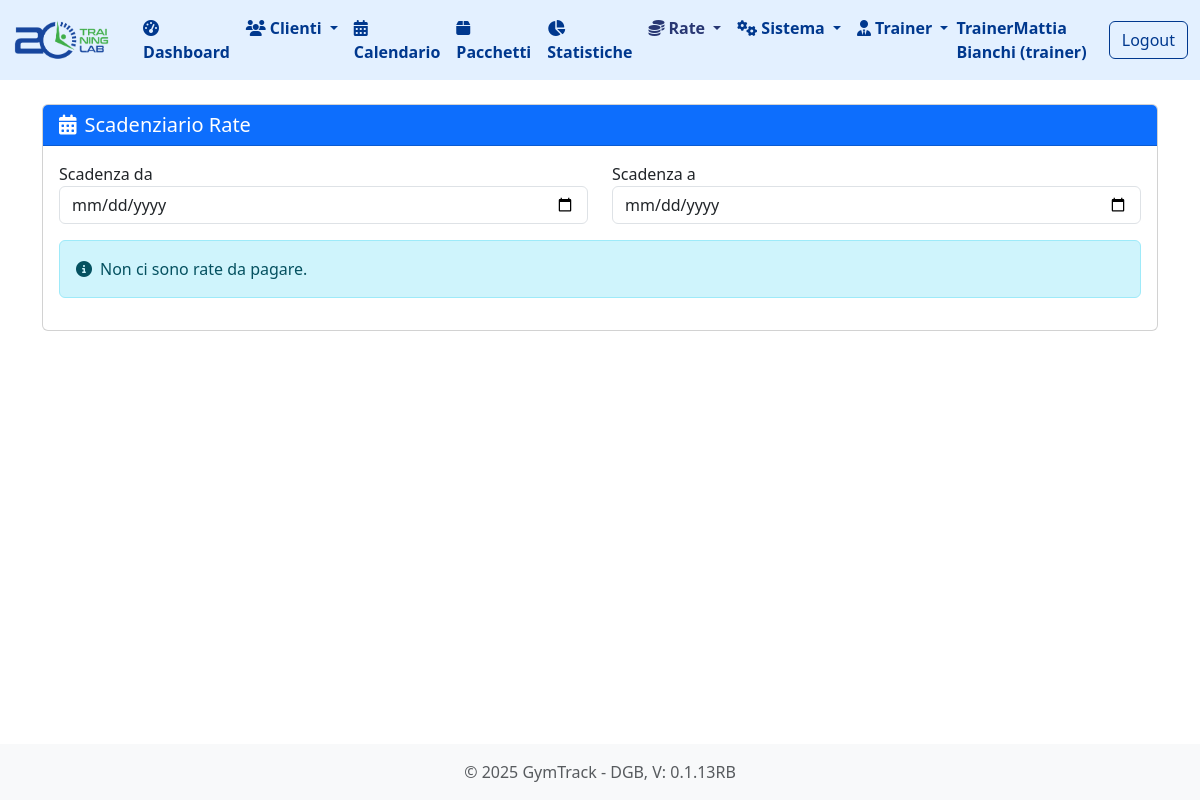
Page /scadenziario (signed in) on the earlier database version.
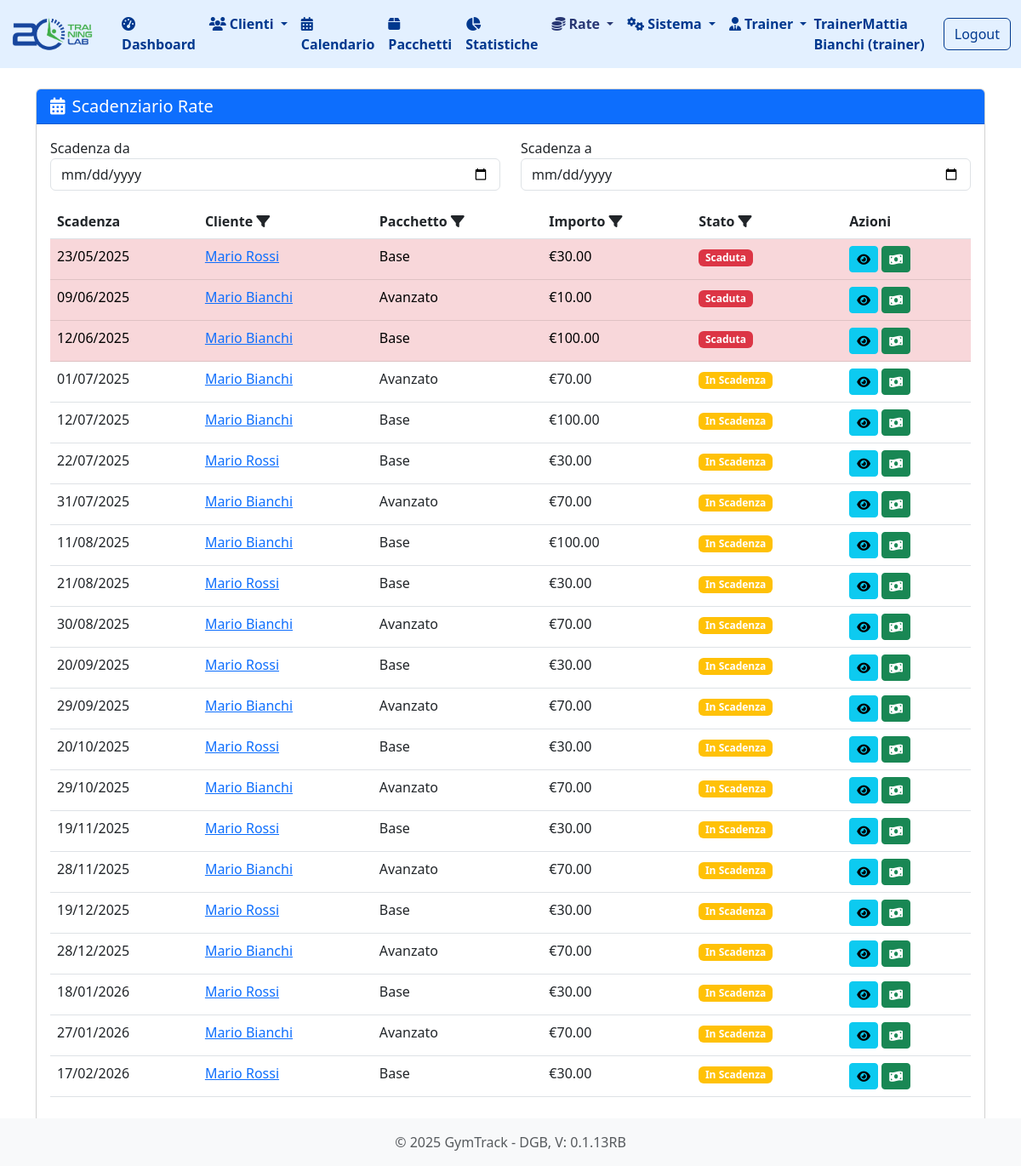
Same page on the later database version.
### tables this page shows
CREATE TABLE "rate" (
                    id INTEGER PRIMARY KEY AUTOINCREMENT,
                    abbonamento_id INTEGER NOT NULL,
                    importo DECIMAL(10,2) NOT NULL,
                    data_scadenza DATE NOT NULL,
                    data_pagamento DATE,
                    pagato BOOLEAN DEFAULT 0,
                    numero_rata INTEGER NOT NULL DEFAULT 1, sede_id INTEGER DEFAULT 1, metodo_pagamento TEXT,
                    FOREIGN KEY (abbonamento_id) REFERENCES abbonamenti (id)
                );

CREATE TABLE pacchetti (
        id INTEGER PRIMARY KEY AUTOINCREMENT,
        nome TEXT NOT NULL,
        descrizione TEXT,
        prezzo REAL NOT NULL,
        numero_lezioni INTEGER NOT NULL,
        durata_giorni INTEGER NOT NULL,
        attivo BOOLEAN NOT NULL DEFAULT 1
    , sede_id INTEGER DEFAULT 1, pagamento_unico BOOLEAN NOT NULL DEFAULT 0, data_scadenza DATE);

### routes/rate.py (the view, shortened to what this page needs)
@rate_bp.route('/scadenziario')
@login_required
def scadenziario():
    user_role = session.get('user_role')
    user_email = session.get('user_email')
    sede_ids = []
    if user_role == 'sede':
        sede = db.get_sede_by_email(user_email)
        if sede:
            sede_ids.append(sede['id'])
    elif user_role == 'trainer':
        sede = db.get_sede_by_trainer_email(user_email)
        if sede:
            sede_ids.append(sede['id'])
    elif user_role == 'societa':
        societa = db.get_societa_by_email(user_email)
        if societa:
            sedi = db.get_sedi_by_societa(societa['id'])
            sede_ids.extend([sede['id'] for sede in sedi])
    elif user_role == 'area manager':
        societa = db.get_societa_by_area_manager_email(user_email)
        for company in societa:
            sedi = db.get_sedi_by_societa(company['id'])
            sede_ids.extend([sede['id'] for sede in sedi])
    sede_ids = [sede_id for sede_id in sede_ids if sede_id is not None]
    rate = db.get_rate_scadenza(sede_ids)
    oggi = date.today()
    return render_template('scadenziario.html', rate=rate, oggi=oggi)

### app.py (called while the page is built)
@app.before_request
def setup():
    db.init_db()
    db.create_user_tables()
    g.hierarchy = db.build_hierarchy(session.get('user_role'), session.get('user_email'))

@app.template_filter('to_date')
def to_date_filter(date_str):
    if not date_str:
        return None
    return datetime.strptime(date_str, '%Y-%m-%d').date()

@app.template_filter('format_date')
def format_date_filter(date):
    if isinstance(date, str):
        try:
            date = datetime.strptime(date, '%Y-%m-%d')
        except ValueError:
            return date  # Ritorna la stringa originale se non può essere convertita
    try:
        return date.strftime('%d/%m/%Y')
    except AttributeError:
        return date  # Ritorna il valore originale se non può essere formattato

### database.py (called while the page is built, shortened)
def get_db_connection():
    conn = sqlite3.connect(DATABASE_PATH)
    conn.row_factory = sqlite3.Row
    return conn

def init_db():
    if os.path.exists(DATABASE_PATH):
        return

### templates/scadenziario.html (shortened to what the changed rows need)
{% extends 'base.html' %}
{% block content %}
<div class="card">
    <div class="card-body">
        <div class="row mb-3">
            <div class="col-md-6">
            </div>
            <div class="col-md-6">
            </div>
        </div>
        {% if rate %}
            <div class="table-responsive">
                <table class="table table-hover">
                    <thead>
                        <tr>
                            <th>Scadenza</th>
                            <th>
                                Cliente
                                <span class="filter-icon" data-col="1" style="cursor:pointer;">
                                    <i class="fas fa-filter"></i>
                                </span>
                            </th>
                            <th>
                                Pacchetto
                                <span class="filter-icon" data-col="2" style="cursor:pointer;">
                                    <i class="fas fa-filter"></i>
                                </span>
                            </th>
                            <th>
                                Importo
                                <span class="filter-icon" data-col="3" style="cursor:pointer;">
                                    <i class="fas fa-filter"></i>
                                </span>
                            </th>
                            <th>
                                Stato
                                <span class="filter-icon" data-col="4" style="cursor:pointer;">
                                    <i class="fas fa-filter"></i>
                                </span>
                            </th>
                            <th>Azioni</th>
                        </tr>
                    </thead>
                    <tbody>
                        {% for rata in rate %}
                            <tr class="{{ 'table-danger' if rata.data_scadenza|to_date < oggi }}">
                                <td>{{ rata.data_scadenza|format_date }}</td>
                                <td>
                                    <a href="{{ url_for('clienti.dettaglio_cliente', cliente_id=rata.cliente_id) }}">
                                        {{ rata.nome_cliente }}
                                    </a>
                                </td>
                                <td>{{ rata.tipo_pacchetto }}</td>
                                <td>€{{ "%.2f"|format(rata.importo) }}</td>
                                <td>
                                    {% if rata.data_scadenza|to_date < oggi %}
                                        <span class="badge bg-danger">Scaduta</span>
                                    {% else %}
                                        <span class="badge bg-warning">In Scadenza</span>
                                    {% endif %}
                                </td>
                                <td>
                                    <a href="{{ url_for('abbonamenti.dettaglio_abbonamento', abbonamento_id=rata.abbonamento_id) }}"
                                       class="btn btn-sm btn-info" title="Dettagli">
                                        <i class="fas fa-eye"></i>
                                    </a>
                                    <a href="{{ url_for('rate.paga_rata', rata_id=rata.id) }}"
                                       class="btn btn-sm btn-success" title="Registra Pagamento">
                                        <i class="fas fa-money-bill-wave"></i>
                                    </a>
                                </td>
                            </tr>
                        {% endfor %}
                    </tbody>
                </table>
            </div>
        {% else %}
            <div class="alert alert-info">
                <i class="fas fa-info-circle me-2"></i>Non ci sono rate da pagare.
            </div>
        {% endif %}
    </div>
</div>
{% endblock %}

Differences in the rows shown:
added rate: data_scadenza "23/05/2025", nome_cliente "Mario Rossi", tipo_pacchetto "Base", importo "30.00", shows "Scaduta"
added rate: data_scadenza "09/06/2025", nome_cliente "Mario Bianchi", tipo_pacchetto "Avanzato", importo "10.00", shows "Scaduta"
added rate: data_scadenza "12/06/2025", nome_cliente "Mario Bianchi", tipo_pacchetto "Base", importo "100.00", shows "Scaduta"
added rate: data_scadenza "01/07/2025", nome_cliente "Mario Bianchi", tipo_pacchetto "Avanzato", importo "70.00", shows "In Scadenza"
added rate: data_scadenza "12/07/2025", nome_cliente "Mario Bianchi", tipo_pacchetto "Base", importo "100.00", shows "In Scadenza"
added rate: data_scadenza "22/07/2025", nome_cliente "Mario Rossi", tipo_pacchetto "Base", importo "30.00", shows "In Scadenza"
added rate: data_scadenza "31/07/2025", nome_cliente "Mario Bianchi", tipo_pacchetto "Avanzato", importo "70.00", shows "In Scadenza"
added rate: data_scadenza "11/08/2025", nome_cliente "Mario Bianchi", tipo_pacchetto "Base", importo "100.00", shows "In Scadenza"
added rate: data_scadenza "21/08/2025", nome_cliente "Mario Rossi", tipo_pacchetto "Base", importo "30.00", shows "In Scadenza"
added rate: data_scadenza "30/08/2025", nome_cliente "Mario Bianchi", tipo_pacchetto "Avanzato", importo "70.00", shows "In Scadenza"
added rate: data_scadenza "20/09/2025", nome_cliente "Mario Rossi", tipo_pacchetto "Base", importo "30.00", shows "In Scadenza"
added rate: data_scadenza "29/09/2025", nome_cliente "Mario Bianchi", tipo_pacchetto "Avanzato", importo "70.00", shows "In Scadenza"
added rate: data_scadenza "20/10/2025", nome_cliente "Mario Rossi", tipo_pacchetto "Base", importo "30.00", shows "In Scadenza"
added rate: data_scadenza "29/10/2025", nome_cliente "Mario Bianchi", tipo_pacchetto "Avanzato", importo "70.00", shows "In Scadenza"
added rate: data_scadenza "19/11/2025", nome_cliente "Mario Rossi", tipo_pacchetto "Base", importo "30.00", shows "In Scadenza"
added rate: data_scadenza "28/11/2025", nome_cliente "Mario Bianchi", tipo_pacchetto "Avanzato", importo "70.00", shows "In Scadenza"
added rate: data_scadenza "19/12/2025", nome_cliente "Mario Rossi", tipo_pacchetto "Base", importo "30.00", shows "In Scadenza"
added rate: data_scadenza "28/12/2025", nome_cliente "Mario Bianchi", tipo_pacchetto "Avanzato", importo "70.00", shows "In Scadenza"
added rate: data_scadenza "18/01/2026", nome_cliente "Mario Rossi", tipo_pacchetto "Base", importo "30.00", shows "In Scadenza"
added rate: data_scadenza "27/01/2026", nome_cliente "Mario Bianchi", tipo_pacchetto "Avanzato", importo "70.00", shows "In Scadenza"
added rate: data_scadenza "17/02/2026", nome_cliente "Mario Rossi", tipo_pacchetto "Base", importo "30.00", shows "In Scadenza"
Other differences:
text no longer shown: "Non ci sono rate da pagare."
text now shown: "Scadenza Cliente Pacchetto Importo Stato Azioni"
